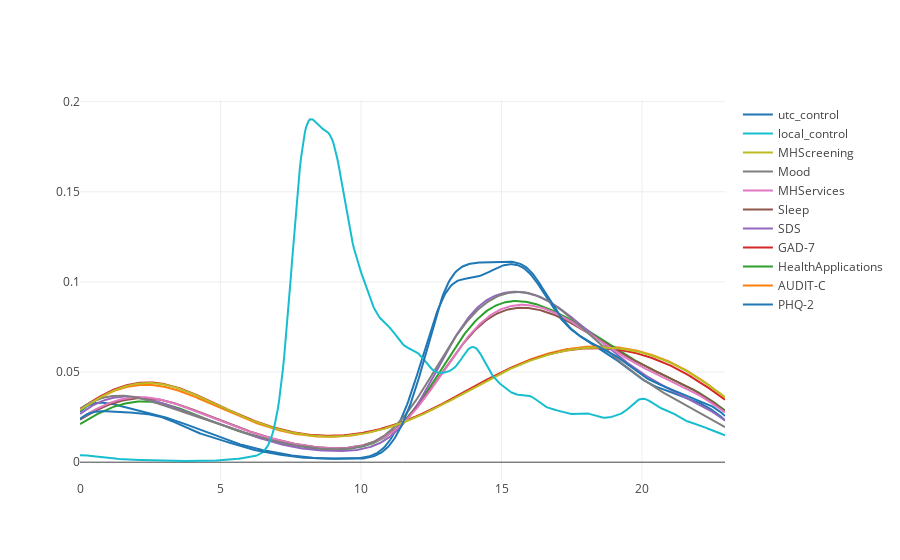

Notebook source saved alongside this figure:
### Markdown cell above
### Compare with final table data

### Code cell
data = list(it.chain.from_iterable([[
    #[v1data[v.Data].timestampUTC.apply(lambda x: x.hour).tolist(),
    #v2data[v.Data].createdAt.apply(lambda x: x.hour).tolist(),
    (v.Data, pd.to_datetime(complete[v.Data].dt_response).apply(lambda x: x.hour).tolist())]
    for v in sidmap.dropna(how='any', axis=0).itertuples() if v.Data != 'PHQ-9'      
]))

labels = [data[i][0] for i in range(len(data))] + ['local_control', 'utc_control']
data = [data[i][1] for i in range(len(data))] + [local_control, utc_control]
fig = ff.create_distplot(data, labels, show_hist=False, show_rug=False)

iplot(fig)

### Figure 1 — Plotly figure (JSON) as saved in the notebook; plotly's stock layout.template omitted (floating-point values rounded to 4 significant figures; data arrays with more than 128 entries replaced by an {"elided": "..."} marker saying what was removed)
{"data": [{"legendgroup": "PHQ-2", "marker": {"color": "rgb(31, 119, 180)"}, "mode": "lines", "name": "PHQ-2", "showlegend": true, "type": "scatter", "uid": "e4779f0f-367f-4ee6-a2dd-926a51606572", "x": {"elided": "500 float values"}, "xaxis": "x", "y": {"elided": "500 float values"}, "yaxis": "y"}, {"legendgroup": "AUDIT-C", "marker": {"color": "rgb(255, 127, 14)"}, "mode": "lines", "name": "AUDIT-C", "showlegend": true, "type": "scatter", "uid": "407e198b-0d2d-4c5a-a6a3-4df96e95f106", "x": {"elided": "500 float values"}, "xaxis": "x", "y": {"elided": "500 float values"}, "yaxis": "y"}, {"legendgroup": "HealthApplications", "marker": {"color": "rgb(44, 160, 44)"}, "mode": "lines", "name": "HealthApplications", "showlegend": true, "type": "scatter", "uid": "f817028e-489b-42d6-8c8c-93bd50be81de", "x": {"elided": "500 float values"}, "xaxis": "x", "y": {"elided": "500 float values"}, "yaxis": "y"}, {"legendgroup": "GAD-7", "marker": {"color": "rgb(214, 39, 40)"}, "mode": "lines", "name": "GAD-7", "showlegend": true, "type": "scatter", "uid": "2a6b9c14-6c05-4144-b84b-2240d883d7f7", "x": {"elided": "500 float values"}, "xaxis": "x", "y": {"elided": "500 float values"}, "yaxis": "y"}, {"legendgroup": "SDS", "marker": {"color": "rgb(148, 103, 189)"}, "mode": "lines", "name": "SDS", "showlegend": true, "type": "scatter", "uid": "fa319ab6-1fb8-4dc6-bca2-7b0d3a955b86", "x": {"elided": "500 float values"}, "xaxis": "x", "y": {"elided": "500 float values"}, "yaxis": "y"}, {"legendgroup": "Sleep", "marker": {"color": "rgb(140, 86, 75)"}, "mode": "lines", "name": "Sleep", "showlegend": true, "type": "scatter", "uid": "58e439a3-cece-46d4-87c0-71604db5b9e2", "x": {"elided": "500 float values"}, "xaxis": "x", "y": {"elided": "500 float values"}, "yaxis": "y"}, {"legendgroup": "MHServices", "marker": {"color": "rgb(227, 119, 194)"}, "mode": "lines", "name": "MHServices", "showlegend": true, "type": "scatter", "uid": "088d33f1-5739-4218-b4e6-4d2d8a0dc631", "x": {"elided": "500 float values"}, "xaxis": "x", "y": {"elided": "500 float values"}, "yaxis": "y"}, {"legendgroup": "Mood", "marker": {"color": "rgb(127, 127, 127)"}, "mode": "lines", "name": "Mood", "showlegend": true, "type": "scatter", "uid": "5f160e69-cbda-4cfe-88a7-303ca659d074", "x": {"elided": "500 float values"}, "xaxis": "x", "y": {"elided": "500 float values"}, "yaxis": "y"}, {"legendgroup": "MHScreening", "marker": {"color": "rgb(188, 189, 34)"}, "mode": "lines", "name": "MHScreening", "showlegend": true, "type": "scatter", "uid": "8591ebeb-adfa-4cb4-8223-9114d175f746", "x": {"elided": "500 float values"}, "xaxis": "x", "y": {"elided": "500 float values"}, "yaxis": "y"}, {"legendgroup": "local_control", "marker": {"color": "rgb(23, 190, 207)"}, "mode": "lines", "name": "local_control", "showlegend": true, "type": "scatter", "uid": "74113e33-a1c8-447d-ab11-c9c029248c64", "x": {"elided": "500 float values"}, "xaxis": "x", "y": {"elided": "500 float values"}, "yaxis": "y"}, {"legendgroup": "utc_control", "marker": {"color": "rgb(31, 119, 180)"}, "mode": "lines", "name": "utc_control", "showlegend": true, "type": "scatter", "uid": "32e84d89-c8ca-49a8-924e-277b3c1be8e2", "x": {"elided": "500 float values"}, "xaxis": "x", "y": {"elided": "500 float values"}, "yaxis": "y"}], "layout": {"barmode": "overlay", "hovermode": "closest", "legend": {"traceorder": "reversed"}, "xaxis": {"anchor": "y2", "domain": [0, 1], "zeroline": false}, "yaxis": {"anchor": "free", "domain": [0, 1], "position": 0}}}
